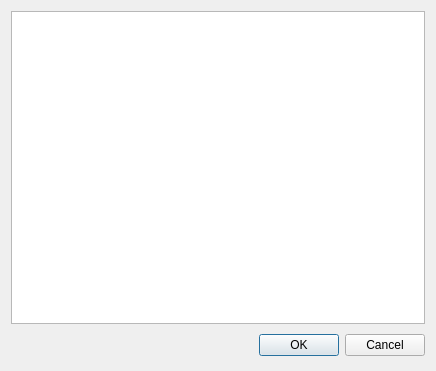
<?xml version="1.0" encoding="UTF-8"?>
<ui version="4.0">
 <class>ParamDialog</class>
 <widget class="QDialog" name="ParamDialog">
  <property name="windowModality">
   <enum>Qt::WindowModal</enum>
  </property>
  <property name="geometry">
   <rect>
    <x>0</x>
    <y>0</y>
    <width>436</width>
    <height>371</height>
   </rect>
  </property>
  <property name="windowTitle">
   <string>Dialog</string>
  </property>
  <layout class="QGridLayout" name="gridLayout">
   <item row="0" column="0">
    <layout class="QVBoxLayout" name="verticalLayout">
     <item>
      <widget class="QListView" name="param_list">
       <property name="enabled">
        <bool>true</bool>
       </property>
       <property name="minimumSize">
        <size>
         <width>400</width>
         <height>300</height>
        </size>
       </property>
      </widget>
     </item>
     <item>
      <widget class="QDialogButtonBox" name="buttonBox">
       <property name="minimumSize">
        <size>
         <width>400</width>
         <height>30</height>
        </size>
       </property>
       <property name="orientation">
        <enum>Qt::Horizontal</enum>
       </property>
       <property name="standardButtons">
        <set>QDialogButtonBox::Cancel|QDialogButtonBox::Ok</set>
       </property>
      </widget>
     </item>
    </layout>
   </item>
  </layout>
 </widget>
 <resources/>
 <connections>
  <connection>
   <sender>buttonBox</sender>
   <signal>accepted()</signal>
   <receiver>ParamDialog</receiver>
   <slot>accept()</slot>
   <hints>
    <hint type="sourcelabel">
     <x>248</x>
     <y>254</y>
    </hint>
    <hint type="destinationlabel">
     <x>157</x>
     <y>274</y>
    </hint>
   </hints>
  </connection>
  <connection>
   <sender>buttonBox</sender>
   <signal>rejected()</signal>
   <receiver>ParamDialog</receiver>
   <slot>reject()</slot>
   <hints>
    <hint type="sourcelabel">
     <x>316</x>
     <y>260</y>
    </hint>
    <hint type="destinationlabel">
     <x>286</x>
     <y>274</y>
    </hint>
   </hints>
  </connection>
 </connections>
</ui>
